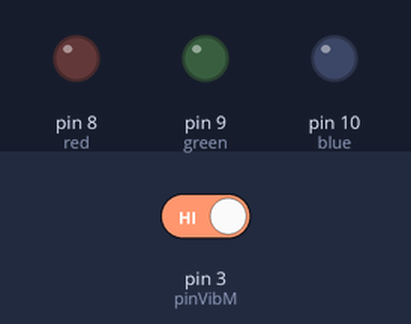
Bench run of a sketch on a simulated Arduino Uno, built with avr-gcc and run on an emulated ATmega328P. On the bench: output pins drawn as LEDs (lit = HIGH). Inputs (shaded band) come from the test bench; at power-on: pin 3 (pinVibM) HIGH.

Above: at 1.2 s.
1.3 s: pin 3 (pinVibM) driven LOW
Timing chart, 0 to 4.3 s (numbered marks = the images above; inputs shaded):
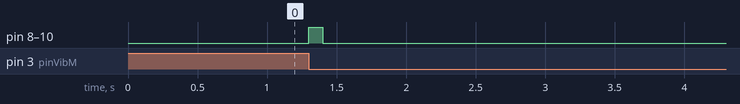

The sketch:

hw5.ino
```cpp
const int pinVibM= 3;
const int red = 8;
const int green = 9;
const int blue = 10;
byte count = 0;
void setup() {
  pinMode(pinVibM, INPUT);
  pinMode(red, OUTPUT);
  pinMode(green, OUTPUT);
  pinMode(blue, OUTPUT);
  attachInterrupt(1, countVib, FALLING);
}
void loop() {
  if(count != 0) {
    digitalWrite(red, HIGH);
    digitalWrite(green, HIGH);
    digitalWrite(blue, HIGH);
    delay(100);
    count = 0;
  } else{
    digitalWrite(red, LOW);
    digitalWrite(green, LOW);
    digitalWrite(blue, LOW);
    delay(100);
  }
}
void countVib() {
  count++;
}
```

Measured:
- after the input at 1.3 s, pin 8 (red), pin 9 (green), pin 10 (blue): LOW → HIGH at once, → LOW 0.10 s later
